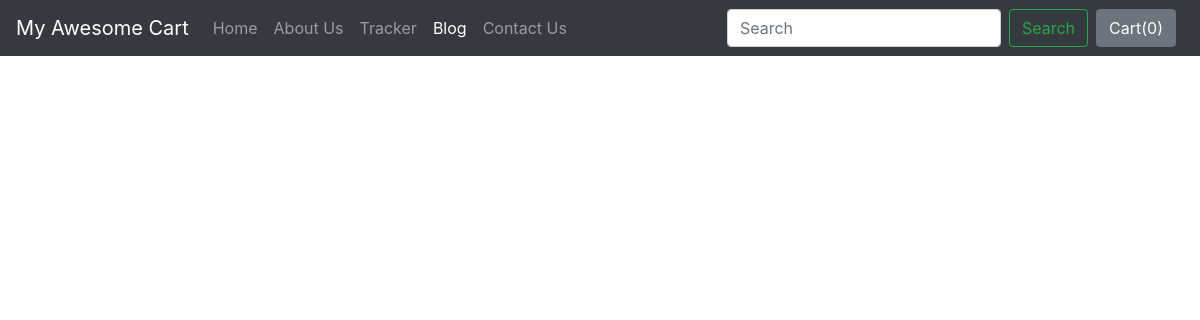
The page /blog/ on the database as committed earlier.
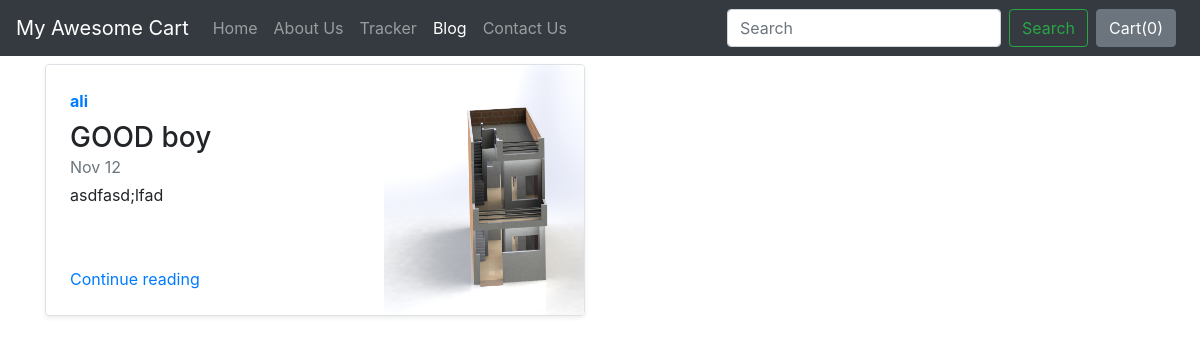
The same page on the database as committed later.
### blog/models.py (models this page shows, shortened)
class Blogpost(models.Model):
    post_id = models.AutoField(primary_key=True)
    title = models.CharField(max_length=50)
    head0 = models.CharField(max_length=500, default="")
    chead0 = models.CharField(max_length=5000, default="")
    head1 = models.CharField(max_length=500, default="")
    chead1 = models.CharField(max_length=5000, default="")
    head2 = models.CharField(max_length=500, default="")
    chead2 = models.CharField(max_length=5000, default="")
    pub_date = models.DateField()
    thumbnail = models.ImageField(upload_to='shop/images', default="")

### blog/views.py (the view)
# urls.py: path("", views.index, name="blogHome"),
def index(request):
    myposts  = Blogpost.objects.all()
    return render(request, 'blog/index.html',{'myposts':myposts})

### blog/templates/blog/index.html (shortened to what this page needs)
{% extends 'blog/basic.html' %}
{% block body %}
<div class="container">
<div class="row my-2">
    {% for item in myposts %}
        <div class="col-md-6">
            <div
                class="row no-gutters border rounded overflow-hidden flex-md-row mb-4 shadow-sm h-md-250 position-relative">
                <div class="col p-4 d-flex flex-column position-static">
                    <strong class="d-inline-block mb-2 text-primary">{{item.head0}}</strong>
                    <h3 class="mb-0">{{item.title}}</h3>
                    <div class="mb-1 text-muted">Nov 12</div>
                    <p class="card-text mb-auto">{{item.head1}}</p>
                    <a href="blogpost/{{item.post_id}}" class="stretched-link">Continue reading</a>
                </div>
                <div class="col-auto d-none d-lg-block">
                    <img src="/media/{{item.thumbnail}}" class="bd-placeholder-img" width="200" height="250"
                        aria-label="Placeholder: Thumbnail"/>
                </div>
            </div>
        </div>
    {% endfor %}
</div>
{% endblock %}

### blog/templates/blog/basic.html (shortened to what this page needs)
<!doctype html>
<html lang="en">
  <head>
    <link rel="stylesheet" href="https://stackpath.bootstrapcdn.com/bootstrap/4.2.1/css/bootstrap.min.css">
  </head>
  <body>
    <nav class="navbar navbar-expand-lg navbar-dark bg-dark">
  <a class="navbar-brand" href="/shop">My Awesome Cart</a>
  <div class="collapse navbar-collapse" id="navbarSupportedContent">
    <ul class="navbar-nav mr-auto">
      <li class="nav-item">
        <a class="nav-link" href="/shop">Home <span class="sr-only">(current)</span></a>
      </li>
      <li class="nav-item">
        <a class="nav-link" href="/shop/about">About Us</a>
      </li>
      <li class="nav-item">
        <a class="nav-link" href="/shop/tracker">Tracker</a>
      </li>
      <li class="nav-item active">
        <a class="nav-link" href="/blog">Blog</a>
      </li>
       <li class="nav-item">
        <a class="nav-link" href="/shop/contact">Contact Us</a>
      </li>
    </ul>
    <form class="form-inline my-2 my-lg-0">
      <input class="form-control mr-sm-2" type="search" placeholder="Search" aria-label="Search">
      <button class="btn btn-outline-success my-2 my-sm-0" type="submit">Search</button>
    </form>
    <button type="button" class="btn btn-secondary mx-2" id="popcart" data-container="body" data-toggle="popover" data-placement="bottom" data-html="true" data-content="Vivamus
sagittis lacus vel augue laoreet rutrum faucibus.">
  Cart(<span id="cart">0</span>)
</button>
  </div>
</nav>
  {% block body %} {% endblock %}
  </body>
</html>

Rows that differ between the two databases and show on the page:
added Blogpost: head0 "ali", title "GOOD boy", head1 "asdfasd;lfad", thumbnail (picture)
